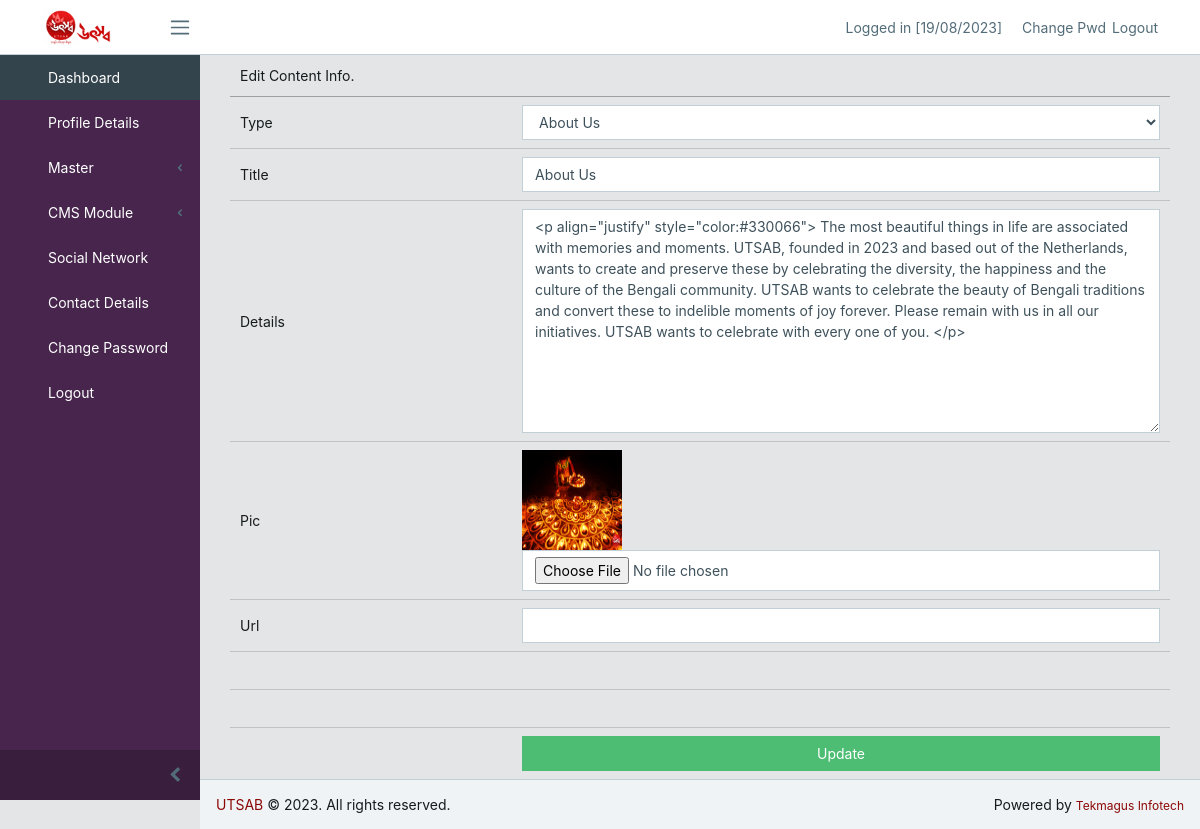
The page /cms/home.php?op=content_edit&id=4 (signed in) on the database its author committed.
### tables this page shows
CREATE TABLE `content_master` (
  `id` int(11) NOT NULL,
  `page` text NOT NULL,
  `title` text NOT NULL,
  `details` text NOT NULL,
  `pic` text NOT NULL,
  `url` text NOT NULL,
  `status` varchar(25) NOT NULL DEFAULT 'ACTIVE'
);

### cms/pages/content_edit.php (the view, shortened to what this page needs)
<?php
  $id=$_REQUEST['id'];
  $sql="select * from  content_master where id='$id'";
  $res=mysqli_query($dbhandle,$sql);
  $row=mysqli_fetch_assoc($res);
?>
<form class="form-horizontal" enctype="multipart/form-data" name="edit_category_frm" action="#" method="post">
<table id="data_table" class="display" width="75%" border="0" align="center">
<thead>
  <tr>
    <td colspan="2">Edit Content Info.</td>
  </tr>
</thead>
<tbody>
  <tr>
    <td width="18%">Type</td>
    <td>
      <select class="form-control" name="page" id="page">
          <option value="About Us" <?php if($row['page']=="About Us"){?>selected="selected"<?php } ?>>About Us</option>
      </select>
    </td>
   </tr>
<tr>
    <td width="30%">Title</td>
    <td width="70%"><input class="form-control" type="text" name="title" value="<?php echo $row['title'];?>" required  /></td>
  </tr>
<tr>
    <td width="30%">Details</td>
    <td width="70%">
	<textarea id="editor1" name="details" class="form-control" rows="10" cols="32"><?php echo $row['details'];?></textarea></td>
  </tr>
  <tr>
    <td width="30%">Pic</td>
    <td colspan="2"><img src="recruitment_upload/<?php echo $row['pic']; ?>" width="100px" height="100px">
    <input class="form-control" type="file" name="pic" />    </td>
  </tr>
<tr>
    <td width="30%">Url</td>
    <td colspan="2">
    <input class="form-control" type="text" name="url" value="<?php echo $row['url'];?>" />    </td>
  </tr>
  <tr>
    <td width="30%">&nbsp;</td>
    <td colspan="2">&nbsp;</td>
  </tr>
  <tr>
    <td width="30%">&nbsp;</td>
    <td colspan="2">&nbsp;</td>
  </tr>
  <tr>
    <td width="30%">&nbsp;</td>
    <td width="70%"><input class="form-control btn-success" type="submit" name="Submit" value="Update" /></td>
  </tr>
</tbody>
</table>
</form>

### rows shown on the page
content_master: page "About Us", title "About Us", details "<p align=\"justify\" style=\"color:#330066\"> The most beautiful things in life are associated with memories and moments. UTSAB, founded in 2023 and based out of the Netherlands, wants to create and preserve these by celebrating the diversity, the happiness and the culture of the Bengali community. UTSAB wants to celebrate the beauty of Bengali traditions and convert these to indelible moments of joy forever. Please remain with us in all our initiatives. UTSAB wants to celebrate with every one of you. </p>", pic (picture)
